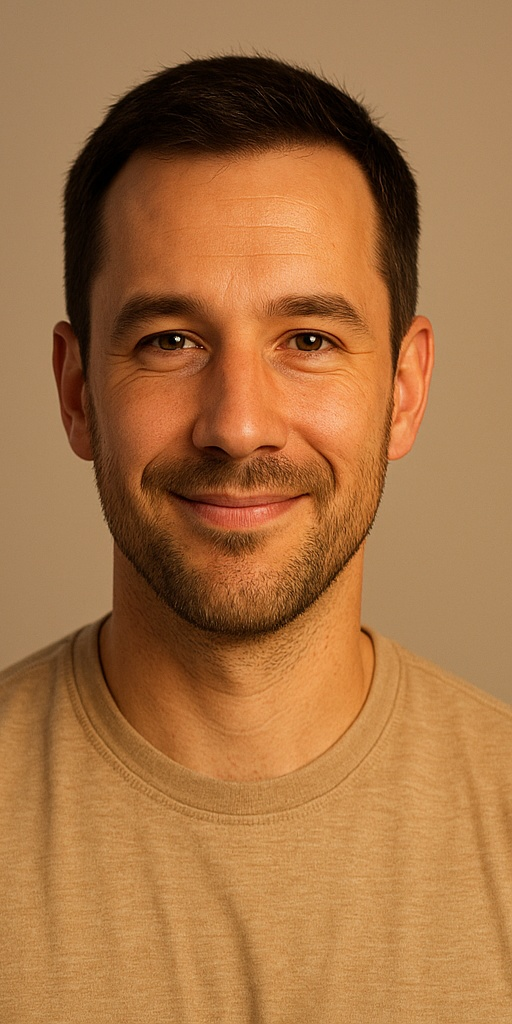
#> input picture decrypt.jpg, 512 x 1024 px
$ python mask_generator.py --frames_dir .. --out_dir out   (older library calls are emulated)
#> lines starting #> are read from the running program, lines starting #| are printed output that depends on the picture; after the words box and inside, x2 and y2 are one past the last pixel; in counts of white or black regions, pixels touching at a corner belong together
#!/usr/bin/env python3
"""
mask_generator.py — Path 1 (Content-aware embedding)
Creates per-frame binary masks highlighting textured and/or moving regions.
Now robust to mixed frame sizes.
"""
import os
import cv2
import argparse
import numpy as np
from tqdm import tqdm

def ensure_dir(p):
    os.makedirs(p, exist_ok=True)

def score_frame(gray, prev_gray=None, alpha_motion=0.5, resize_prev=True):
    # Texture score via Laplacian magnitude
    lap = cv2.Laplacian(gray, cv2.CV_32F, ksize=3)
    tex = np.abs(lap)

    # Motion score via frame difference
    if prev_gray is None:
        mot = np.zeros_like(gray, dtype=np.float32)
    else:
        # If sizes differ, either resize prev or skip motion
        if prev_gray.shape != gray.shape:
            if resize_prev:
                prev_gray = cv2.resize(prev_gray, (gray.shape[1], gray.shape[0]), interpolation=cv2.INTER_AREA)
            else:
                prev_gray = None
        if prev_gray is None:
            mot = np.zeros_like(gray, dtype=np.float32)
        else:
            mot = cv2.absdiff(gray, prev_gray).astype(np.float32)

    # Normalize each to [0,1]
    def norm01(x):
        x = x - x.min()
        d = x.max() - x.min()
        return x / (d + 1e-8)

    tex_n = norm01(tex)
    mot_n = norm01(mot)
    score = tex_n * (1.0 - alpha_motion) + mot_n * alpha_motion
    return score

def mask_from_score(score, keep_ratio=0.25, dilate=1):
    # Keep top "keep_ratio" fraction of pixels
    thresh_val = np.quantile(score, 1.0 - keep_ratio)
    mask = (score >= thresh_val).astype(np.uint8) * 255
    if dilate > 0:
        k = cv2.getStructuringElement(cv2.MORPH_ELLIPSE, (2 * dilate + 1, 2 * dilate + 1))
        mask = cv2.dilate(mask, k, iterations=1)
    return mask

def main():
    ap = argparse.ArgumentParser(description="Generate content-aware masks for frames")
    ap.add_argument("--frames_dir", required=True, help="Input frames folder (e.g., output_frames)")
    ap.add_argument("--out_dir", required=True, help="Output masks folder (will be created)")
    ap.add_argument("--keep_ratio", type=float, default=0.25, help="Fraction of pixels to keep in mask (0..1)")
    ap.add_argument("--alpha_motion", type=float, default=0.5, help="Weight for motion vs texture (0..1)")
    ap.add_argument("--dilate", type=int, default=1, help="Dilate radius (pixels) to slightly expand mask")
    ap.add_argument("--no_resize_prev", action="store_true",
                    help="If set, do NOT resize previous frame; motion becomes zero when sizes differ.")
    args = ap.parse_args()

    ensure_dir(args.out_dir)

    names = sorted([n for n in os.listdir(args.frames_dir)
                    if n.lower().endswith((".png", ".jpg", ".jpeg"))])
    prev_gray = None
    for n in tqdm(names, desc="Generating masks"):
        p = os.path.join(args.frames_dir, n)
        img = cv2.imread(p, cv2.IMREAD_COLOR)
#> img is the input picture: shape (1024, 512, 3); mean B, G, R 67.8, 114.5, 166.4
        if img is None:
            # Skip unreadable files
            continue
        gray = cv2.cvtColor(img, cv2.COLOR_BGR2GRAY).astype(np.float32)
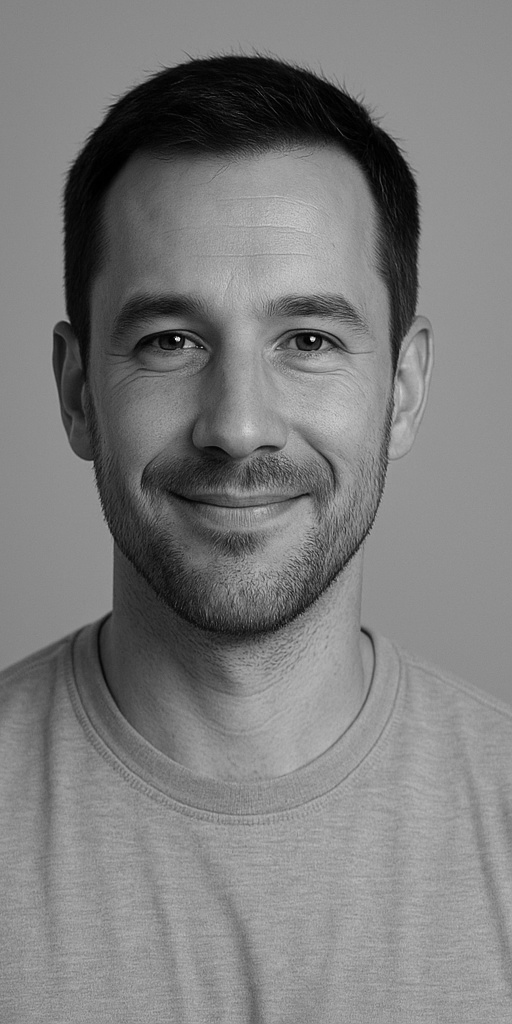
#> gray: shape (1024, 512) float32; min 0, max 245, mean 124.7
        score = score_frame(gray, prev_gray, alpha_motion=args.alpha_motion,
                            resize_prev=(not args.no_resize_prev))
#> in score_frame, `lap = cv2.Laplacian(gray, cv2.CV_32F, ksize=3)`:
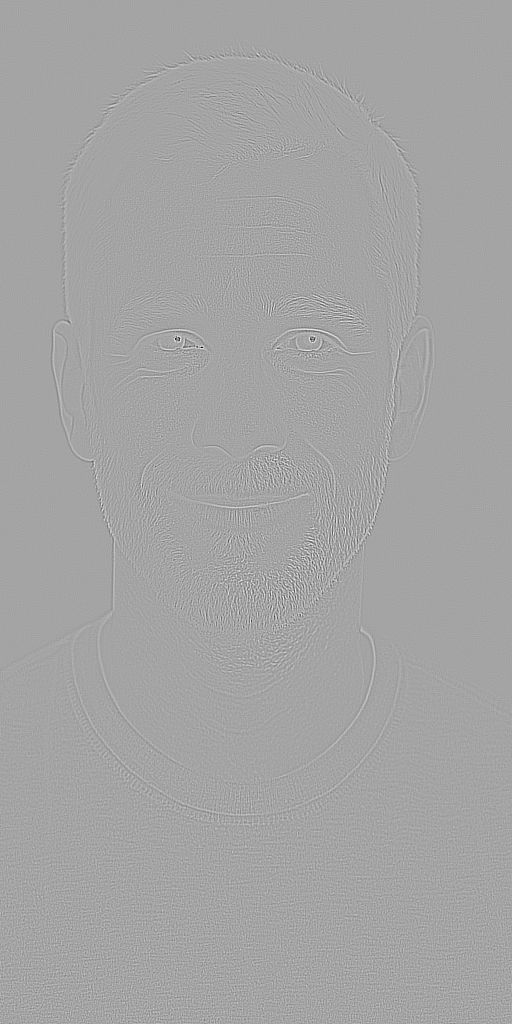
#> lap: shape (1024, 512) float32; min -1200, max 662, mean 0; drawn with min black and max white
#> in score_frame, `tex = np.abs(lap)`:
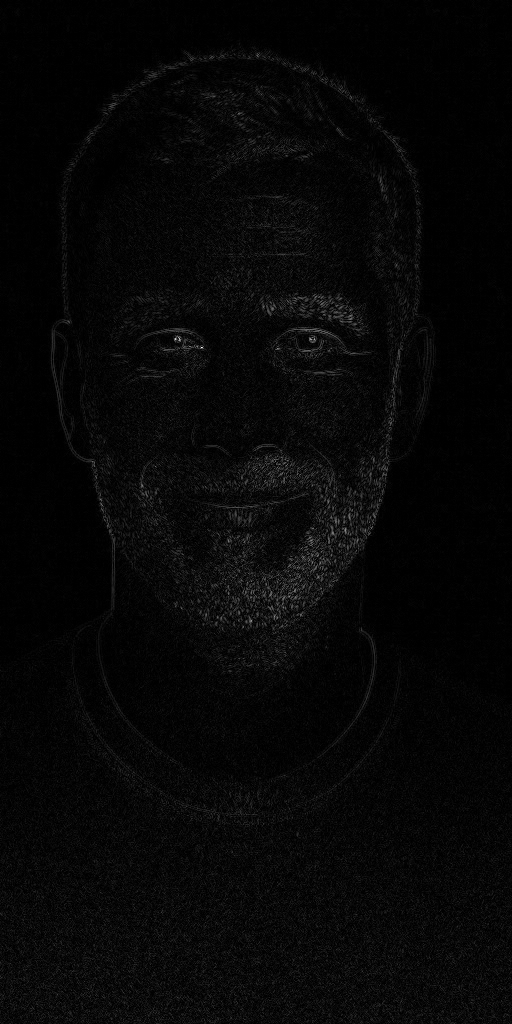
#> tex: shape (1024, 512) float32; min 0, max 1200, mean 34.3; drawn with min black and max white
#> in norm01, `d = x.max() - x.min()`: d = 1200
#> in score_frame, `mot_n = norm01(mot)`: mot: shape (1024, 512) float32; every value is 0
        mask = mask_from_score(score, keep_ratio=args.keep_ratio, dilate=args.dilate)
#> in mask_from_score, `thresh_val = np.quantile(score, 1.0 - keep_ratio)`: thresh_val = 0.0192
#> in mask_from_score, `mask = (score >= thresh_val).astype(np.uint8) * 255`:
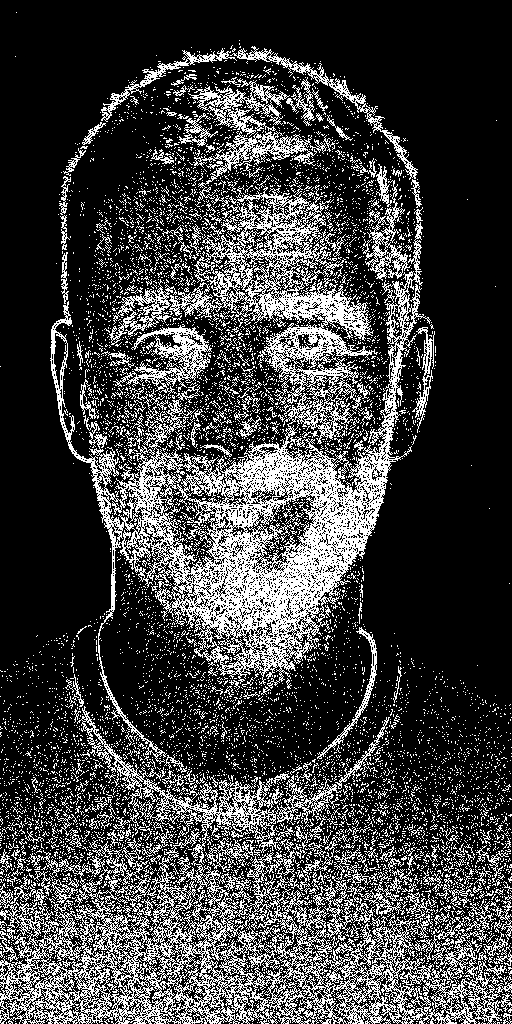
#> mask: shape (1024, 512); 25.3% white in thin lines or dots
#> in mask_from_score, `mask = cv2.dilate(mask, k, iterations=1)`:
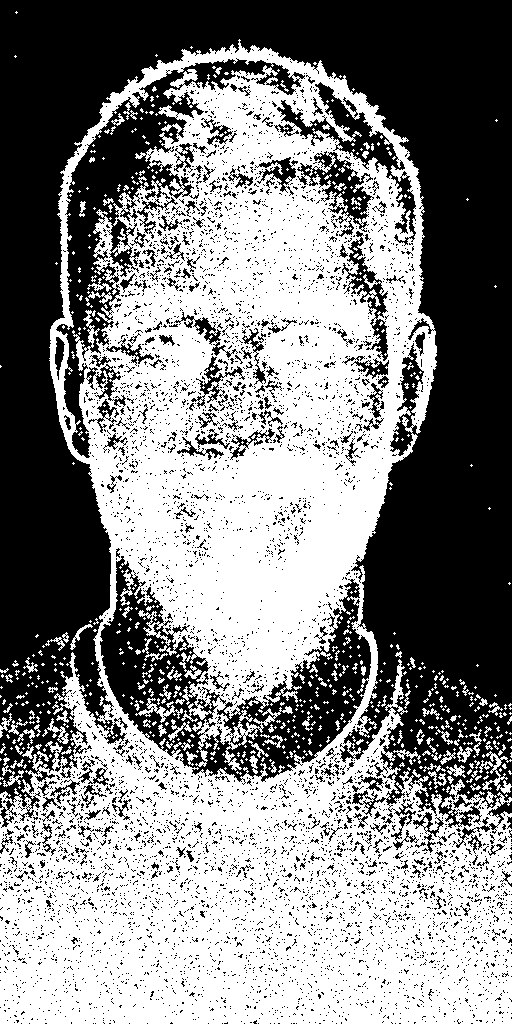
#> mask: shape (1024, 512); 52.6% white; 5595 black regions (5376 under 20 px), largest, box (x1, y1, x2, y2) and area: (0, 0, 512, 854) 172490, (100, 556, 371, 785) 20619, (56, 58, 305, 458) 16977
        outp = os.path.join(args.out_dir, os.path.splitext(n)[0] + "_mask.png")
        cv2.imwrite(outp, mask)
        prev_gray = gray
#> pass 2 of the loop in main, `for n in tqdm(names, desc="Generating masks"):`:
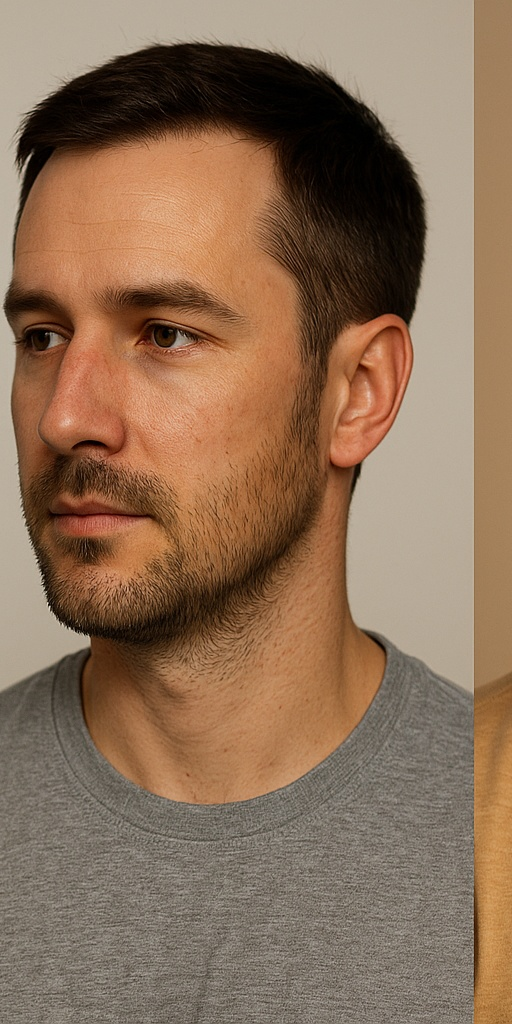
#> input picture encrypt.jpg, 512 x 1024 px
#> in main, img is the input picture: shape (1024, 512, 3); mean B, G, R 87.7, 111.4, 140.1
#> in score_frame (call 2), `score = tex_n * (1.0 - alpha_motion) + mot_n * alpha_motion`:
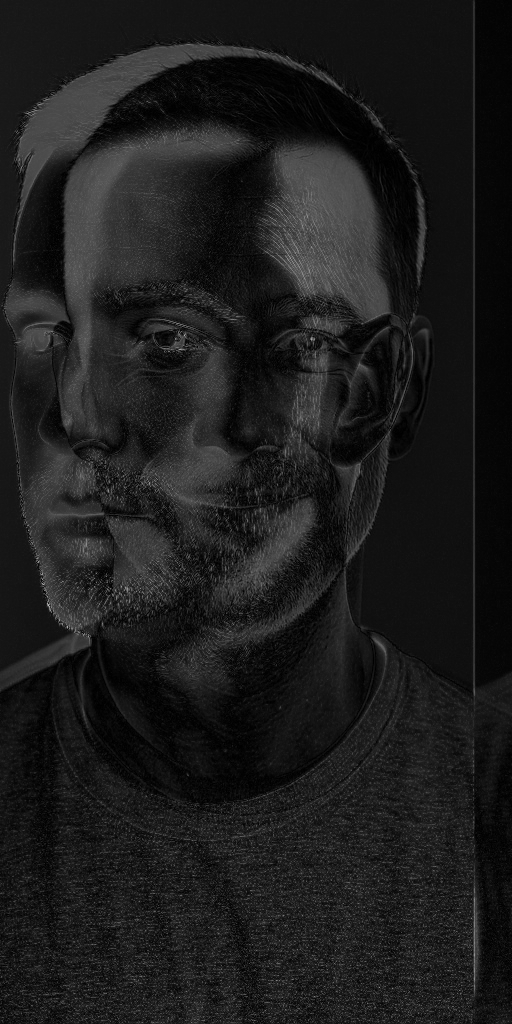
#> score: shape (1024, 512) float32; min 0, max 0.75, mean 0.114
#> thresh_val = 0.151
#> in mask_from_score (call 2), `mask = cv2.dilate(mask, k, iterations=1)`:
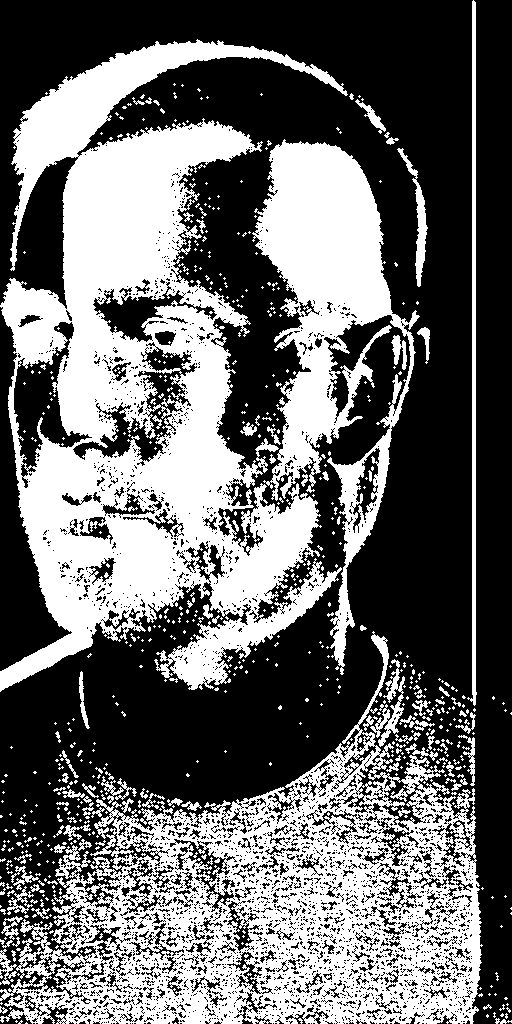
#> mask: shape (1024, 512); 41.3% white; 666 white regions (560 under 20 px), largest, box (x1, y1, x2, y2) and area: (0, 39, 348, 692) 99093, (0, 631, 483, 1024) 71042, (252, 139, 420, 675) 31113
    print(f"Saved masks to: {args.out_dir}")

if __name__ == "__main__":
    main()
